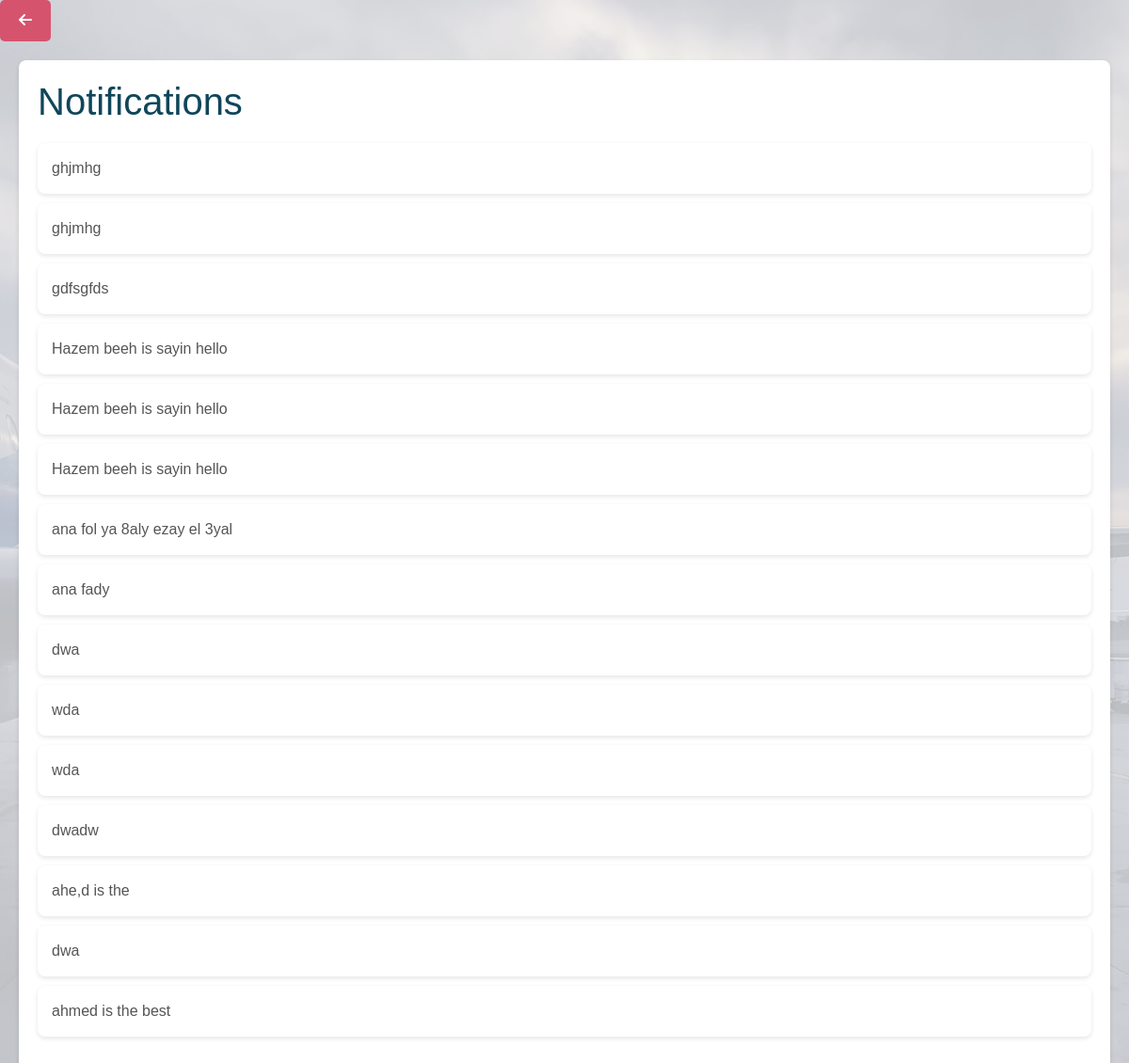
The page /views/notifications.php (signed in) on the database its author committed.
### tables this page shows
CREATE TABLE `messages` (
  `id` int(11) NOT NULL,
  `sender_id` int(11) NOT NULL,
  `receiver_id` int(11) NOT NULL,
  `content` varchar(255) NOT NULL,
  `date` date DEFAULT NULL
);

### php/includes/db.php (called while the page is built, shortened)
<?php
function connectToDB()
{
    $servername = "localhost";
    $username = "root";
    $password = "";
    $dbname = "flight_booking1";
    try {
        $conn = new PDO("mysql:host=$servername;dbname=$dbname", $username, $password);
        $conn->setAttribute(PDO::ATTR_ERRMODE, PDO::ERRMODE_EXCEPTION);
        return $conn;
    } catch (PDOException $e) {
    }
}
?>

### models/MessageModel.php (called while the page is built, shortened)
<?php
include_once '../php/includes/db.php';
class MessageModel
{
    private $conn;
    public function __construct()
    {
        $this->conn = connectToDB();
    }
    public function get_messages($receiver_id)
    {
        $sql = "SELECT * FROM messages WHERE receiver_id = :receiver_id";
        $stmt = $this->conn->prepare($sql);
        $stmt->execute(['receiver_id' => $receiver_id]);
        return $stmt->fetchAll(PDO::FETCH_ASSOC);
    }
}

### views/notifications.php (the view, shortened to what this page needs)
<?php
require_once '../models/MessageModel.php';
$messageModel = new MessageModel();
$messages = $messageModel->get_messages($_SESSION['id']);
$messages = array_reverse($messages);
?>
<!DOCTYPE html>
<html lang="en">
<head>
    <link href="https://cdnjs.cloudflare.com/ajax/libs/font-awesome/6.0.0-beta3/css/all.min.css" rel="stylesheet">
    <link href="https://cdn.jsdelivr.net/npm/bootstrap@5.1.3/dist/css/bootstrap.min.css" rel="stylesheet">
  <link rel="stylesheet" href="../css/notifications.css">
</head>
<body>
<button class="btn btn-secondary" onclick="history.back()">
    <i class="fas fa-arrow-left"></i>
</button>
<div class="notifications-container">
    <h1>Notifications</h1>
    <?php if (!empty($messages)): ?>
        <ul class="notifications-list">
            <?php foreach ($messages as $message): ?>
                <li class="notification-item" onclick="toggleDetails(<?php echo $message['id']; ?>)">
                    <div class="notification-content">
                        <p><?php echo htmlspecialchars($message['content']); ?></p>
                    </div>
                </li>
            <?php endforeach; ?>
        </ul>
    <?php else: ?>
        <p>No notifications available.</p>
    <?php endif; ?>
</div>
</body>
</html>

### css/notifications.css (style rules this page uses)
body { font-family: 'Arial', sans-serif; background-color: #f4f7fa; color: #333; margin: 0; padding: 0; position: relative; }
body::before { content: ""; position: fixed; top: 0; left: 0; width: 100%; height: 100%; background: url('../images/pexels-ahmedmuntasir-912050.jpg') no-repeat center center/cover; background-attachment: fixed; opacity: 25%; z-index: -1; }
.notifications-container { margin: 20px; padding: 20px; background: #ffffff; border-radius: 8px; box-shadow: 0 2px 5px rgba(0, 0, 0, 0.1); }
.notifications-container h1 { color: #10465a; margin-bottom: 20px; }
.notifications-list { list-style-type: none; padding: 0; }
.notification-item { background-color: #ffffff; border-radius: 8px; padding: 15px; margin-bottom: 10px; box-shadow: 0 2px 5px rgba(0, 0, 0, 0.1); cursor: pointer; transition: background-color 0.3s; }
.notification-content { font-size: 16px; color: #555; }
.notification-content p { margin: 0; }
button.btn-secondary { background-color: #D6536D; border: none; color: white; font-size: 16px; padding: 10px 20px; border-radius: 5px; transition: background-color 0.3s; }

### rows shown on the page
messages: content "ghjmhg"
messages: content "ghjmhg"
messages: content "gdfsgfds"
messages: content "Hazem beeh is sayin hello"
messages: content "Hazem beeh is sayin hello"
messages: content "Hazem beeh is sayin hello"
messages: content "ana fol ya 8aly ezay el 3yal"
messages: content "ana fady"
messages: content "dwa"
messages: content "wda"
messages: content "wda"
messages: content "dwadw"
messages: content "ahe,d is the"
messages: content "dwa"
messages: content "ahmed is the best"
